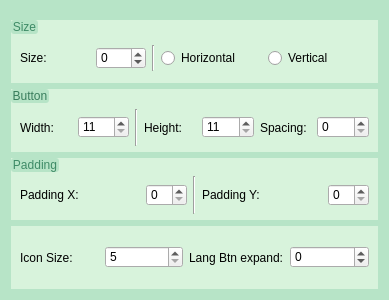
                      <widget class="QGroupBox" name="groupBox_54">
                       <property name="minimumSize">
                        <size>
                         <width>0</width>
                         <height>300</height>
                        </size>
                       </property>
                       <property name="styleSheet">
                        <string notr="true">QGroupBox {
    border: none;
	background-color: rgb(183, 228, 199);
}

QGroupBox:title {
    border: none;
	color: rgb(82, 183, 136);
	background-color: rgb(149, 213, 178);
}
</string>
                       </property>
                       <property name="title">
                        <string/>
                       </property>
                       <layout class="QGridLayout" name="gridLayout_49">
                        <property name="topMargin">
                         <number>20</number>
                        </property>
                        <item row="3" column="0">
                         <widget class="QGroupBox" name="groupBox_81">
                          <property name="styleSheet">
                           <string notr="true">QGroupBox {
    border: none;
	background-color: rgb(216, 243, 220);
}


QGroupBox::title {
	border-radius:3px;
	background-color: rgb(183, 228, 199);
	color: rgb(62, 138, 102);
}</string>
                          </property>
                          <property name="title">
                           <string/>
                          </property>
                          <layout class="QHBoxLayout" name="horizontalLayout_40">
                           <property name="topMargin">
                            <number>6</number>
                           </property>
                           <property name="bottomMargin">
                            <number>6</number>
                           </property>
                           <item>
                            <widget class="QLabel" name="label_5">
                             <property name="minimumSize">
                              <size>
                               <width>56</width>
                               <height>0</height>
                              </size>
                             </property>
                             <property name="text">
                              <string>Icon Size:</string>
                             </property>
                            </widget>
                           </item>
                           <item>
                            <widget class="QSpinBox" name="IconSizeSpinBox">
                             <property name="minimumSize">
                              <size>
                               <width>52</width>
                               <height>0</height>
                              </size>
                             </property>
                             <property name="minimum">
                              <number>5</number>
                             </property>
                            </widget>
                           </item>
                           <item>
                            <widget class="QLabel" name="label_52">
                             <property name="text">
                              <string>Lang Btn expand:</string>
                             </property>
                            </widget>
                           </item>
                           <item>
                            <widget class="QSpinBox" name="landBtnExtraSpinBox">
                             <property name="minimum">
                              <number>-10</number>
                             </property>
                            </widget>
                           </item>
                          </layout>
                         </widget>
                        </item>
                        <item row="1" column="0">
                         <widget class="QGroupBox" name="groupBox_82">
                          <property name="styleSheet">
                           <string notr="true">QGroupBox {
    border: none;
	background-color: rgb(216, 243, 220);
}


QGroupBox::title {
	border-radius:3px;
	background-color: rgb(183, 228, 199);
	color: rgb(56, 124, 92);
}</string>
                          </property>
                          <property name="title">
                           <string>Button</string>
                          </property>
                          <layout class="QHBoxLayout" name="horizontalLayout_41">
                           <property name="topMargin">
                            <number>20</number>
                           </property>
                           <property name="bottomMargin">
                            <number>6</number>
                           </property>
                           <item>
                            <widget class="QLabel" name="label_18">
                             <property name="minimumSize">
                              <size>
                               <width>50</width>
                               <height>0</height>
                              </size>
                             </property>
                             <property name="text">
                              <string>Width:</string>
                             </property>
                            </widget>
                           </item>
                           <item>
                            <widget class="QSpinBox" name="BtnWidthSpinBox">
                             <property name="minimum">
                              <number>11</number>
                             </property>
                             <property name="value">
                              <number>11</number>
                             </property>
                            </widget>
                           </item>
                           <item>
                            <widget class="Line" name="line_2">
                             <property name="orientation">
                              <enum>Qt::Vertical</enum>
                             </property>
                            </widget>
                           </item>
                           <item>
                            <widget class="QLabel" name="label_14">
                             <property name="minimumSize">
                              <size>
                               <width>50</width>
                               <height>0</height>
                              </size>
                             </property>
                             <property name="text">
                              <string>Height:</string>
                             </property>
                            </widget>
                           </item>
                           <item>
                            <widget class="QSpinBox" name="BtnHeightSpinBox">
                             <property name="minimum">
                              <number>11</number>
                             </property>
                             <property name="value">
                              <number>11</number>
                             </property>
                            </widget>
                           </item>
                           <item>
                            <widget class="QLabel" name="label_51">
                             <property name="text">
                              <string>Spacing:</string>
                             </property>
                            </widget>
                           </item>
                           <item>
                            <widget class="QSpinBox" name="spaceBetweenSpinBox"/>
                           </item>
                          </layout>
                         </widget>
                        </item>
                        <item row="0" column="0">
                         <widget class="QGroupBox" name="groupBox_55">
                          <property name="styleSheet">
                           <string notr="true">QGroupBox {
    border: none;
	background-color: rgb(216, 243, 220);
}

QGroupBox::title {
	border-radius:3px;
	background-color: rgb(183, 228, 199);
	color: rgb(62, 138, 102);
}</string>
                          </property>
                          <property name="title">
                           <string>Size</string>
                          </property>
                          <layout class="QGridLayout" name="gridLayout_50">
                           <property name="topMargin">
                            <number>20</number>
                           </property>
                           <property name="bottomMargin">
                            <number>6</number>
                           </property>
                           <item row="0" column="3">
                            <widget class="QGroupBox" name="groupBox_14">
                             <property name="title">
                              <string/>
                             </property>
                             <layout class="QHBoxLayout" name="horizontalLayout_13">
                              <property name="spacing">
                               <number>6</number>
                              </property>
                              <property name="leftMargin">
                               <number>0</number>
                              </property>
                              <property name="topMargin">
                               <number>0</number>
                              </property>
                              <property name="rightMargin">
                               <number>0</number>
                              </property>
                              <property name="bottomMargin">
                               <number>0</number>
                              </property>
                              <item>
                               <widget class="QRadioButton" name="HorizontalRadioButton">
                                <property name="minimumSize">
                                 <size>
                                  <width>75</width>
                                  <height>26</height>
                                 </size>
                                </property>
                                <property name="text">
                                 <string>Horizontal</string>
                                </property>
                               </widget>
                              </item>
                              <item>
                               <widget class="QRadioButton" name="VerticalRadioButton">
                                <property name="minimumSize">
                                 <size>
                                  <width>75</width>
                                  <height>26</height>
                                 </size>
                                </property>
                                <property name="text">
                                 <string>Vertical</string>
                                </property>
                               </widget>
                              </item>
                             </layout>
                            </widget>
                           </item>
                           <item row="0" column="0">
                            <widget class="QLabel" name="label_40">
                             <property name="minimumSize">
                              <size>
                               <width>0</width>
                               <height>25</height>
                              </size>
                             </property>
                             <property name="maximumSize">
                              <size>
                               <width>70</width>
                               <height>25</height>
                              </size>
                             </property>
                             <property name="styleSheet">
                              <string notr="true"/>
                             </property>
                             <property name="text">
                              <string>Size:</string>
                             </property>
                            </widget>
                           </item>
                           <item row="0" column="1">
                            <widget class="QSpinBox" name="PadSizeSpinBox">
                             <property name="minimumSize">
                              <size>
                               <width>0</width>
                               <height>0</height>
                              </size>
                             </property>
                             <property name="maximumSize">
                              <size>
                               <width>50</width>
                               <height>16777215</height>
                              </size>
                             </property>
                             <property name="minimum">
                              <number>-4</number>
                             </property>
                             <property name="maximum">
                              <number>35</number>
                             </property>
                            </widget>
                           </item>
                           <item row="0" column="2">
                            <widget class="Line" name="line_3">
                             <property name="orientation">
                              <enum>Qt::Vertical</enum>
                             </property>
                            </widget>
                           </item>
                          </layout>
                         </widget>
                        </item>
                        <item row="2" column="0">
                         <widget class="QGroupBox" name="groupBox_83">
                          <property name="styleSheet">
                           <string notr="true">QGroupBox {
    border: none;
	background-color: rgb(216, 243, 220);
}


QGroupBox::title {
	border-radius:3px;
	background-color: rgb(183, 228, 199);
	color: rgb(62, 138, 102);
}</string>
                          </property>
                          <property name="title">
                           <string>Padding</string>
                          </property>
                          <layout class="QHBoxLayout" name="horizontalLayout_42">
                           <property name="topMargin">
                            <number>18</number>
                           </property>
                           <property name="bottomMargin">
                            <number>6</number>
                           </property>
                           <item>
                            <widget class="QLabel" name="label_20">
                             <property name="minimumSize">
                              <size>
                               <width>120</width>
                               <height>0</height>
                              </size>
                             </property>
                             <property name="text">
                              <string>Padding X:</string>
                             </property>
                            </widget>
                           </item>
                           <item>
                            <widget class="QSpinBox" name="PaddingXspinBox"/>
                           </item>
                           <item>
                            <widget class="Line" name="line">
                             <property name="orientation">
                              <enum>Qt::Vertical</enum>
                             </property>
                            </widget>
                           </item>
                           <item>
                            <widget class="QLabel" name="label_21">
                             <property name="minimumSize">
                              <size>
                               <width>120</width>
                               <height>0</height>
                              </size>
                             </property>
                             <property name="text">
                              <string>Padding Y:</string>
                             </property>
                            </widget>
                           </item>
                           <item>
                            <widget class="QSpinBox" name="PaddingYSpinBox"/>
                           </item>
                          </layout>
                         </widget>
                        </item>
                       </layout>
                      </widget>
